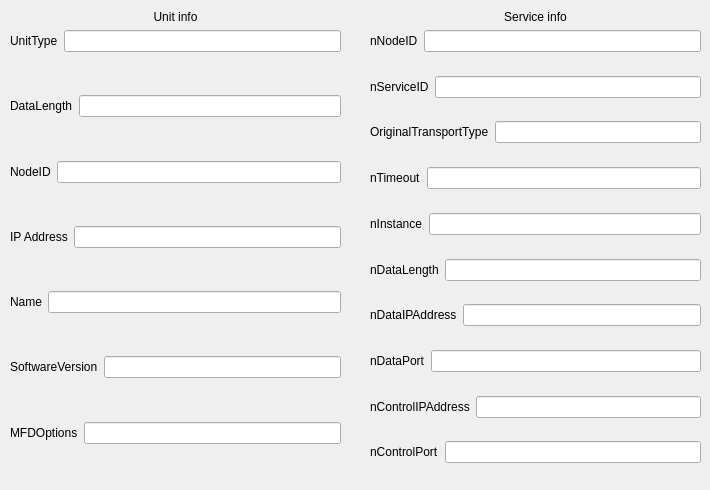
    <widget class="QWidget" name="tab_2">
     <attribute name="title">
      <string>Info</string>
     </attribute>
     <widget class="QWidget" name="verticalLayoutWidget">
      <property name="geometry">
       <rect>
        <x>10</x>
        <y>10</y>
        <width>331</width>
        <height>471</height>
       </rect>
      </property>
      <layout class="QVBoxLayout" name="verticalLayout">
       <item>
        <widget class="QLabel" name="label_8">
         <property name="layoutDirection">
          <enum>Qt::LeftToRight</enum>
         </property>
         <property name="lineWidth">
          <number>1</number>
         </property>
         <property name="text">
          <string>Unit info</string>
         </property>
         <property name="alignment">
          <set>Qt::AlignCenter</set>
         </property>
        </widget>
       </item>
       <item>
        <layout class="QHBoxLayout" name="horizontalLayout">
         <property name="spacing">
          <number>6</number>
         </property>
         <item>
          <widget class="QLabel" name="label">
           <property name="text">
            <string>UnitType</string>
           </property>
          </widget>
         </item>
         <item>
          <widget class="QLineEdit" name="lineEdit"/>
         </item>
        </layout>
       </item>
       <item>
        <spacer name="verticalSpacer_5">
         <property name="orientation">
          <enum>Qt::Vertical</enum>
         </property>
         <property name="sizeHint" stdset="0">
          <size>
           <width>20</width>
           <height>40</height>
          </size>
         </property>
        </spacer>
       </item>
       <item>
        <layout class="QHBoxLayout" name="horizontalLayout_6">
         <item>
          <widget class="QLabel" name="label_6">
           <property name="text">
            <string>DataLength</string>
           </property>
          </widget>
         </item>
         <item>
          <widget class="QLineEdit" name="lineEdit_6"/>
         </item>
        </layout>
       </item>
       <item>
        <spacer name="verticalSpacer_6">
         <property name="orientation">
          <enum>Qt::Vertical</enum>
         </property>
         <property name="sizeHint" stdset="0">
          <size>
           <width>20</width>
           <height>40</height>
          </size>
         </property>
        </spacer>
       </item>
       <item>
        <layout class="QHBoxLayout" name="horizontalLayout_2">
         <item>
          <widget class="QLabel" name="label_2">
           <property name="text">
            <string>NodeID</string>
           </property>
          </widget>
         </item>
         <item>
          <widget class="QLineEdit" name="lineEdit_2"/>
         </item>
        </layout>
       </item>
       <item>
        <spacer name="verticalSpacer_7">
         <property name="orientation">
          <enum>Qt::Vertical</enum>
         </property>
         <property name="sizeHint" stdset="0">
          <size>
           <width>20</width>
           <height>40</height>
          </size>
         </property>
        </spacer>
       </item>
       <item>
        <layout class="QHBoxLayout" name="horizontalLayout_4">
         <item>
          <widget class="QLabel" name="label_4">
           <property name="text">
            <string>IP Address</string>
           </property>
          </widget>
         </item>
         <item>
          <widget class="QLineEdit" name="lineEdit_4"/>
         </item>
        </layout>
       </item>
       <item>
        <spacer name="verticalSpacer_8">
         <property name="orientation">
          <enum>Qt::Vertical</enum>
         </property>
         <property name="sizeHint" stdset="0">
          <size>
           <width>20</width>
           <height>40</height>
          </size>
         </property>
        </spacer>
       </item>
       <item>
        <layout class="QHBoxLayout" name="horizontalLayout_5">
         <item>
          <widget class="QLabel" name="label_5">
           <property name="text">
            <string>Name</string>
           </property>
          </widget>
         </item>
         <item>
          <widget class="QLineEdit" name="lineEdit_5"/>
         </item>
        </layout>
       </item>
       <item>
        <spacer name="verticalSpacer_9">
         <property name="orientation">
          <enum>Qt::Vertical</enum>
         </property>
         <property name="sizeHint" stdset="0">
          <size>
           <width>20</width>
           <height>40</height>
          </size>
         </property>
        </spacer>
       </item>
       <item>
        <layout class="QHBoxLayout" name="horizontalLayout_3">
         <item>
          <widget class="QLabel" name="label_3">
           <property name="text">
            <string>SoftwareVersion</string>
           </property>
          </widget>
         </item>
         <item>
          <widget class="QLineEdit" name="lineEdit_3"/>
         </item>
        </layout>
       </item>
       <item>
        <spacer name="verticalSpacer_10">
         <property name="orientation">
          <enum>Qt::Vertical</enum>
         </property>
         <property name="sizeHint" stdset="0">
          <size>
           <width>20</width>
           <height>40</height>
          </size>
         </property>
        </spacer>
       </item>
       <item>
        <layout class="QHBoxLayout" name="horizontalLayout_7">
         <item>
          <widget class="QLabel" name="label_7">
           <property name="text">
            <string>MFDOptions</string>
           </property>
          </widget>
         </item>
         <item>
          <widget class="QLineEdit" name="lineEdit_7"/>
         </item>
        </layout>
       </item>
       <item>
        <spacer name="verticalSpacer">
         <property name="orientation">
          <enum>Qt::Vertical</enum>
         </property>
         <property name="sizeHint" stdset="0">
          <size>
           <width>20</width>
           <height>40</height>
          </size>
         </property>
        </spacer>
       </item>
      </layout>
     </widget>
     <widget class="QWidget" name="verticalLayoutWidget_2">
      <property name="geometry">
       <rect>
        <x>370</x>
        <y>10</y>
        <width>331</width>
        <height>471</height>
       </rect>
      </property>
      <layout class="QVBoxLayout" name="verticalLayout_2">
       <item>
        <widget class="QLabel" name="label_9">
         <property name="layoutDirection">
          <enum>Qt::LeftToRight</enum>
         </property>
         <property name="lineWidth">
          <number>1</number>
         </property>
         <property name="text">
          <string>Service info</string>
         </property>
         <property name="alignment">
          <set>Qt::AlignCenter</set>
         </property>
        </widget>
       </item>
       <item>
        <layout class="QHBoxLayout" name="horizontalLayout_8">
         <property name="spacing">
          <number>6</number>
         </property>
         <item>
          <widget class="QLabel" name="label_10">
           <property name="text">
            <string>nNodeID</string>
           </property>
          </widget>
         </item>
         <item>
          <widget class="QLineEdit" name="lineEdit_8"/>
         </item>
        </layout>
       </item>
       <item>
        <spacer name="verticalSpacer_11">
         <property name="orientation">
          <enum>Qt::Vertical</enum>
         </property>
         <property name="sizeHint" stdset="0">
          <size>
           <width>20</width>
           <height>40</height>
          </size>
         </property>
        </spacer>
       </item>
       <item>
        <layout class="QHBoxLayout" name="horizontalLayout_9">
         <item>
          <widget class="QLabel" name="label_11">
           <property name="text">
            <string>nServiceID</string>
           </property>
          </widget>
         </item>
         <item>
          <widget class="QLineEdit" name="lineEdit_9"/>
         </item>
        </layout>
       </item>
       <item>
        <spacer name="verticalSpacer_12">
         <property name="orientation">
          <enum>Qt::Vertical</enum>
         </property>
         <property name="sizeHint" stdset="0">
          <size>
           <width>20</width>
           <height>40</height>
          </size>
         </property>
        </spacer>
       </item>
       <item>
        <layout class="QHBoxLayout" name="horizontalLayout_10">
         <item>
          <widget class="QLabel" name="label_12">
           <property name="text">
            <string>OriginalTransportType</string>
           </property>
          </widget>
         </item>
         <item>
          <widget class="QLineEdit" name="lineEdit_10"/>
         </item>
        </layout>
       </item>
       <item>
        <spacer name="verticalSpacer_13">
         <property name="orientation">
          <enum>Qt::Vertical</enum>
         </property>
         <property name="sizeHint" stdset="0">
          <size>
           <width>20</width>
           <height>40</height>
          </size>
         </property>
        </spacer>
       </item>
       <item>
        <layout class="QHBoxLayout" name="horizontalLayout_11">
         <item>
          <widget class="QLabel" name="label_13">
           <property name="text">
            <string>nTimeout</string>
           </property>
          </widget>
         </item>
         <item>
          <widget class="QLineEdit" name="lineEdit_11"/>
         </item>
        </layout>
       </item>
       <item>
        <spacer name="verticalSpacer_14">
         <property name="orientation">
          <enum>Qt::Vertical</enum>
         </property>
         <property name="sizeHint" stdset="0">
          <size>
           <width>20</width>
           <height>40</height>
          </size>
         </property>
        </spacer>
       </item>
       <item>
        <layout class="QHBoxLayout" name="horizontalLayout_12">
         <item>
          <widget class="QLabel" name="label_14">
           <property name="text">
            <string>nInstance</string>
           </property>
          </widget>
         </item>
         <item>
          <widget class="QLineEdit" name="lineEdit_12"/>
         </item>
        </layout>
       </item>
       <item>
        <spacer name="verticalSpacer_15">
         <property name="orientation">
          <enum>Qt::Vertical</enum>
         </property>
         <property name="sizeHint" stdset="0">
          <size>
           <width>20</width>
           <height>40</height>
          </size>
         </property>
        </spacer>
       </item>
       <item>
        <layout class="QHBoxLayout" name="horizontalLayout_13">
         <item>
          <widget class="QLabel" name="label_15">
           <property name="text">
            <string>nDataLength</string>
           </property>
          </widget>
         </item>
         <item>
          <widget class="QLineEdit" name="lineEdit_13"/>
         </item>
        </layout>
       </item>
       <item>
        <spacer name="verticalSpacer_16">
         <property name="orientation">
          <enum>Qt::Vertical</enum>
         </property>
         <property name="sizeHint" stdset="0">
          <size>
           <width>20</width>
           <height>40</height>
          </size>
         </property>
        </spacer>
       </item>
       <item>
        <layout class="QHBoxLayout" name="horizontalLayout_15">
         <item>
          <widget class="QLabel" name="label_17">
           <property name="text">
            <string>nDataIPAddress</string>
           </property>
          </widget>
         </item>
         <item>
          <widget class="QLineEdit" name="lineEdit_15"/>
         </item>
        </layout>
       </item>
       <item>
        <spacer name="verticalSpacer_17">
         <property name="orientation">
          <enum>Qt::Vertical</enum>
         </property>
         <property name="sizeHint" stdset="0">
          <size>
           <width>20</width>
           <height>40</height>
          </size>
         </property>
        </spacer>
       </item>
       <item>
        <layout class="QHBoxLayout" name="horizontalLayout_16">
         <item>
          <widget class="QLabel" name="label_18">
           <property name="text">
            <string>nDataPort</string>
           </property>
          </widget>
         </item>
         <item>
          <widget class="QLineEdit" name="lineEdit_16"/>
         </item>
        </layout>
       </item>
       <item>
        <spacer name="verticalSpacer_18">
         <property name="orientation">
          <enum>Qt::Vertical</enum>
         </property>
         <property name="sizeHint" stdset="0">
          <size>
           <width>20</width>
           <height>40</height>
          </size>
         </property>
        </spacer>
       </item>
       <item>
        <layout class="QHBoxLayout" name="horizontalLayout_17">
         <item>
          <widget class="QLabel" name="label_19">
           <property name="text">
            <string>nControlIPAddress</string>
           </property>
          </widget>
         </item>
         <item>
          <widget class="QLineEdit" name="lineEdit_17"/>
         </item>
        </layout>
       </item>
       <item>
        <spacer name="verticalSpacer_19">
         <property name="orientation">
          <enum>Qt::Vertical</enum>
         </property>
         <property name="sizeHint" stdset="0">
          <size>
           <width>20</width>
           <height>40</height>
          </size>
         </property>
        </spacer>
       </item>
       <item>
        <layout class="QHBoxLayout" name="horizontalLayout_14">
         <item>
          <widget class="QLabel" name="label_16">
           <property name="text">
            <string>nControlPort</string>
           </property>
          </widget>
         </item>
         <item>
          <widget class="QLineEdit" name="lineEdit_14"/>
         </item>
        </layout>
       </item>
       <item>
        <spacer name="verticalSpacer_2">
         <property name="orientation">
          <enum>Qt::Vertical</enum>
         </property>
         <property name="sizeHint" stdset="0">
          <size>
           <width>20</width>
           <height>40</height>
          </size>
         </property>
        </spacer>
       </item>
      </layout>
     </widget>
    </widget>
